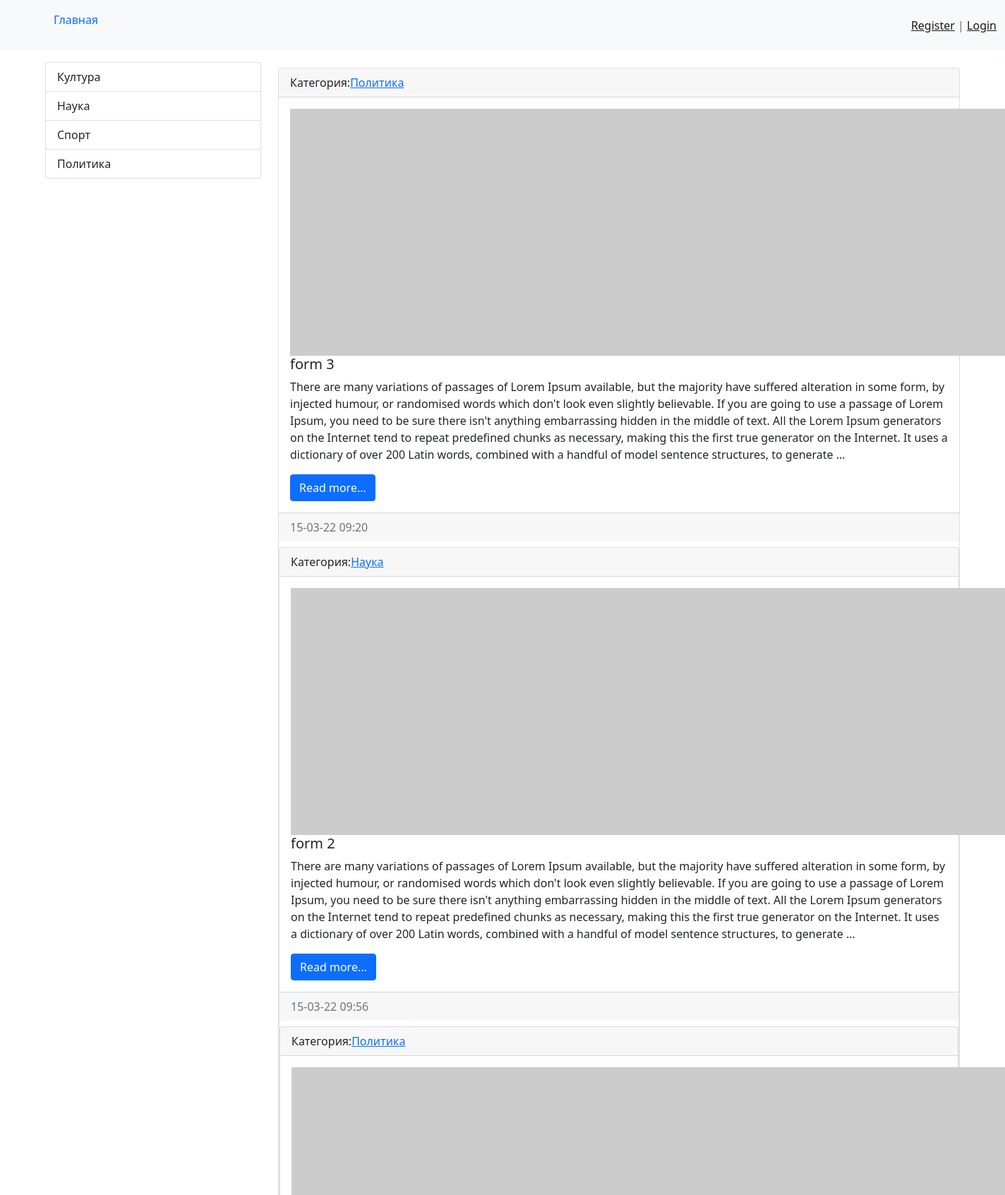
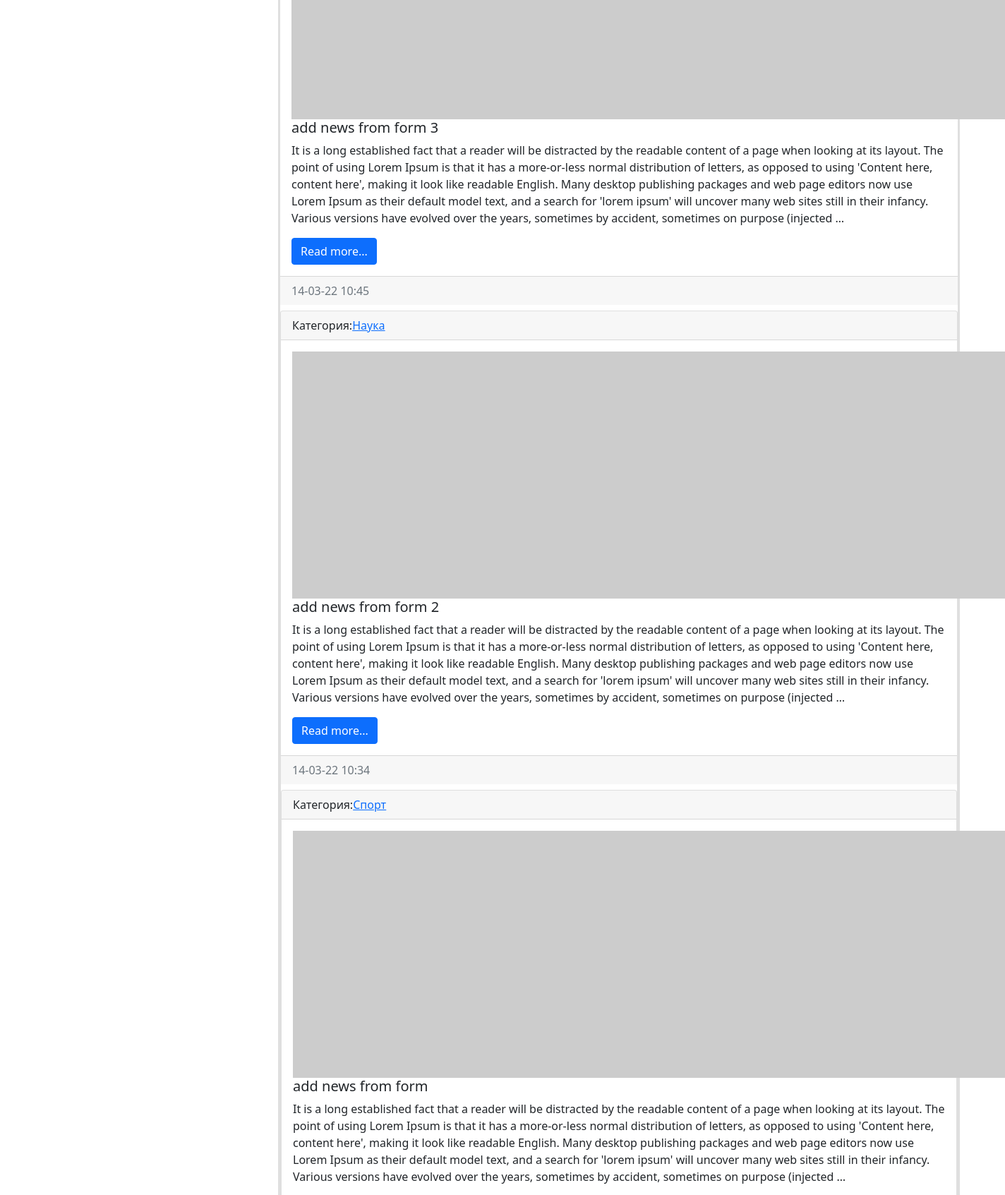
The page / (upper part) on the database its author committed (2 pictures, top to bottom).
### news/models.py (models this page shows, shortened)
class Category(models.Model):
    title = models.CharField(max_length=150,db_index=True)
    def __str__(self):
        return self.title
    class Meta:
        verbose_name='Category'
        verbose_name_plural='category'
    def get_absolute_url(self):
        return reverse('category',kwargs={ 'category_id':self.pk })

class News(models.Model):
    title = models.CharField(max_length=150,verbose_name='Sarlavha')
    content = models.TextField(blank=True,verbose_name='Sarlavha matni')
    created_at = models.DateTimeField(auto_now_add=True,verbose_name='yaratilgan vaqt')
    updated_at = models.DateTimeField(auto_now=True,verbose_name="o'zgartirilgan vaqt")
    image = models.ImageField(upload_to='photo/%Y/%m/%d/',verbose_name='rasm',blank=True)
    is_published = models.BooleanField(default=True,verbose_name='bilmadim')
    category = models.ForeignKey('Category',on_delete=models.PROTECT,null=True)
    def get_absolute_url(self):
        return reverse('views_news', kwargs={ 'pk': self.pk })
    class Meta:
        verbose_name='Yangiliklar'
        verbose_name_plural='YANGILIK'
        ordering=('-created_at',)

### news/views.py (the view)
# urls.py: path('',HomeNews.as_view(),name='home'),
class HomeNews(ListView):
    model = News
    template_name = 'news/index.html'
    context_object_name= 'news'
    def get_queryset(self):
        return News.objects.filter(is_published=True)

### news/templatetags/news_tags.py (called while the page is built)
@register.simple_tag()
def get_categories():
    return Category.objects.all()

### news/templates/news/index.html
{% extends 'base.html' %}
    {% block sidebar %}
    {% include 'inc/_sidebar.html' %}
    {% endblock %}
    {% block content %}
            <div class="col-md-9">
                {% for item in news %}
                <div class="card mt-2">
                    <div class="card-header">
                        Категория:<a href="{{ item.category.get_absolute_url }}">{{ item.category }}</a>
                    </div>
                    <div class="card-body">
                        <div class="media">
                            {% if item.image %}
                                <img src="{{ item.image.url }}" alt="" width="350" height="235" class="mr-3">
                            {% else %}
                                <img src="https://picsum.photos/id/1060/350/235/?blur=2" class="mr-3">
                            {% endif %}
                            <div class="media-body">
                                <h5 class="card-title">{{ item.title }}</h5>
                                <p class="card-text">{{ item.content |truncatewords:100 }}</p>
                                <a href="{{ item.get_absolute_url }}" class="btn btn-primary">Read more...</a>
                            </div>
                        </div>
                    </div>
                    <div class="card-footer text-muted">{{ item.created_at| date:'d-m-y H:s' }}</div
                </div>
                {% endfor %}
            </div>
    {% endblock %}

### templates/base.html (shortened to what this page needs)
{% load static %}
<!doctype html>
<html lang="en">
<head>
    <link rel="stylesheet" href="{% static 'bootstrap/css/bootstrap.min.css' %}">
    <link rel="stylesheet" href="{% static 'css/style.css' %}">
</head>
<body>
        <nav class="navbar navbar-expand-lg navbar-light bg-light">
            <div class="container-fluid">
            <div class="collapse navbar-collapse" id="navbarSupportedContent">
                <ul class="nav-item" ><a class="nav-link" href="/">Главная</a></ul>
            </div>
                <span class="navbar-text">
                    {% if request.user.is_authenticated %}
                        Welcome {{ user.username }} |  <a  href="{% url 'logout' %} ">Logout</a>
                    {% else %}
                    <a  href="{% url 'register' %}">Register</a> |
                    <a  href="{% url 'login' %}">Login</a>
                    {% endif %}
                </span>
            </div>
        </nav>
        <div class="container mt-3">
            <div class="row">
            {% block sidebar %}  {% endblock %}
            {% block content %}  {% endblock %}
  </body>
</html>

### templates/inc/_sidebar.html
{% load news_tags %}
<div class="col-md-3">
    {% get_categories as categories %}
    <div class="list-group">
        {% for item in categories %}
        <a href="{{ item.get_absolute_url }}" class="list-group-item list-group-item-action">{{ item.title }}</a>
        {% endfor %}
    </div>
</div>

### rows shown on the page
Category: title "Култура"
Category: title "Наука"
Category: title "Спорт"
Category: title "Политика"
News: category "Политика", title "form 3", content "There are many variations of passages of Lorem Ipsum available, but the majority have suffered alteration in some form, by injected humour, or randomised words which don't look even slightly believable. If you are going to use a passage of Lorem Ipsum, you need to be sure there isn't anything embarrassing hidden in the middle of text. All the Lorem Ipsum generators on the Internet tend to repeat predefined chunks as necessary, making this the first true generator on the Internet. It uses a dictionary of over 200 Latin words, combined with a handful of model sentence structures, to generate …", created_at "15-03-22 09:20"
News: category "Наука", title "form 2", content "There are many variations of passages of Lorem Ipsum available, but the majority have suffered alteration in some form, by injected humour, or randomised words which don't look even slightly believable. If you are going to use a passage of Lorem Ipsum, you need to be sure there isn't anything embarrassing hidden in the middle of text. All the Lorem Ipsum generators on the Internet tend to repeat predefined chunks as necessary, making this the first true generator on the Internet. It uses a dictionary of over 200 Latin words, combined with a handful of model sentence structures, to generate …", created_at "15-03-22 09:56"
News: category "Политика", title "add news from form 3", content "It is a long established fact that a reader will be distracted by the readable content of a page when looking at its layout. The point of using Lorem Ipsum is that it has a more-or-less normal distribution of letters, as opposed to using 'Content here, content here', making it look like readable English. Many desktop publishing packages and web page editors now use Lorem Ipsum as their default model text, and a search for 'lorem ipsum' will uncover many web sites still in their infancy. Various versions have evolved over the years, sometimes by accident, sometimes on purpose (injected …", created_at "14-03-22 10:45"
News: category "Наука", title "add news from form 2", content "It is a long established fact that a reader will be distracted by the readable content of a page when looking at its layout. The point of using Lorem Ipsum is that it has a more-or-less normal distribution of letters, as opposed to using 'Content here, content here', making it look like readable English. Many desktop publishing packages and web page editors now use Lorem Ipsum as their default model text, and a search for 'lorem ipsum' will uncover many web sites still in their infancy. Various versions have evolved over the years, sometimes by accident, sometimes on purpose (injected …", created_at "14-03-22 10:34"
News: category "Спорт", title "add news from form", content "It is a long established fact that a reader will be distracted by the readable content of a page when looking at its layout. The point of using Lorem Ipsum is that it has a more-or-less normal distribution of letters, as opposed to using 'Content here, content here', making it look like readable English. Many desktop publishing packages and web page editors now use Lorem Ipsum as their default model text, and a search for 'lorem ipsum' will uncover many web sites still in their infancy. Various versions have evolved over the years, sometimes by accident, sometimes on purpose (injected …"
